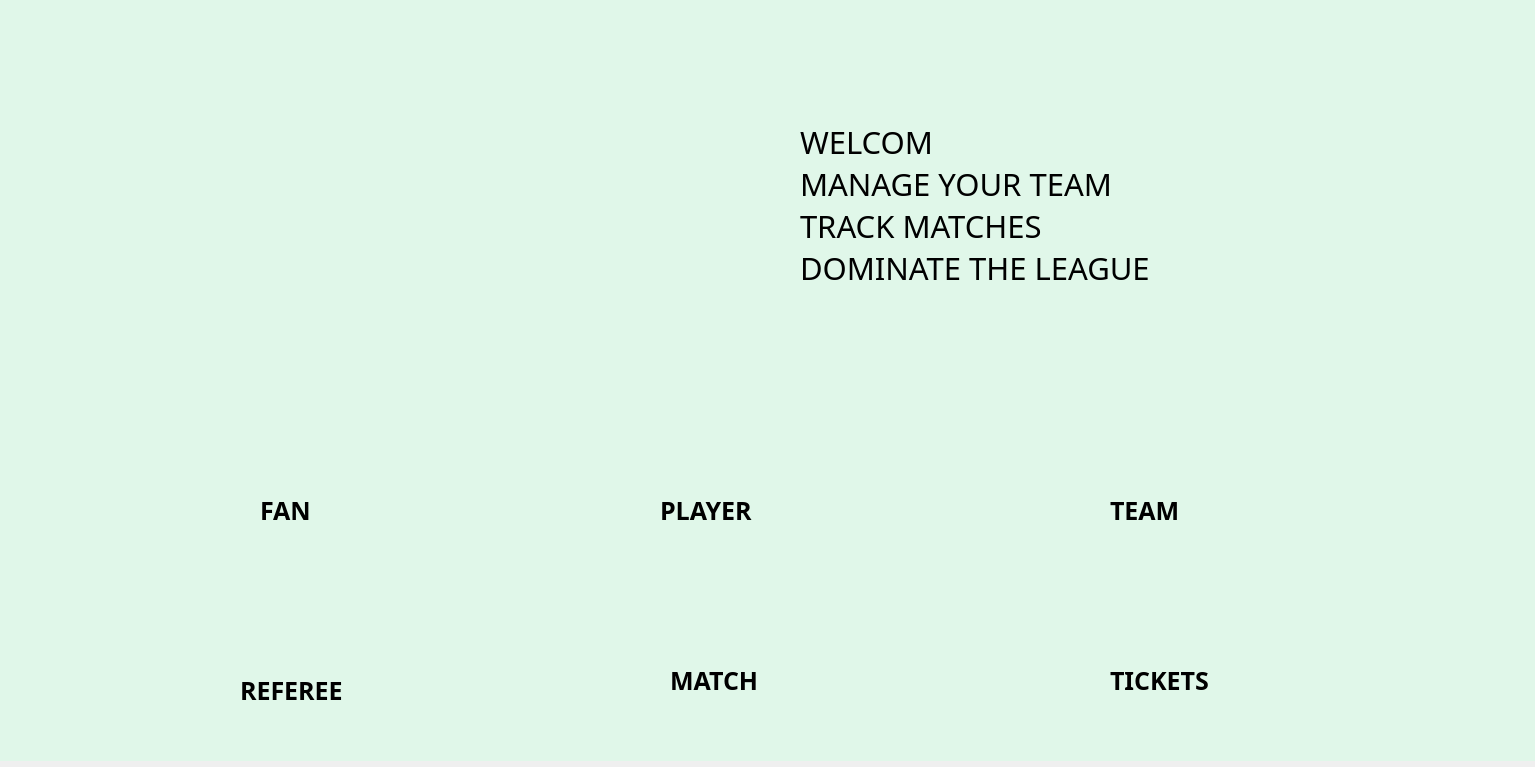
<?xml version="1.0" encoding="UTF-8"?>
<ui version="4.0">
 <class>welcom_page</class>
 <widget class="QWidget" name="welcom_page">
  <property name="geometry">
   <rect>
    <x>0</x>
    <y>0</y>
    <width>1535</width>
    <height>767</height>
   </rect>
  </property>
  <property name="windowTitle">
   <string>Form</string>
  </property>
  <widget class="QLabel" name="bg">
   <property name="geometry">
    <rect>
     <x>0</x>
     <y>0</y>
     <width>1551</width>
     <height>761</height>
    </rect>
   </property>
   <property name="styleSheet">
    <string notr="true">#bg {
  background-color: #e0f7e9;
}
</string>
   </property>
   <property name="text">
    <string/>
   </property>
  </widget>
  <widget class="QLabel" name="logo">
   <property name="geometry">
    <rect>
     <x>0</x>
     <y>0</y>
     <width>681</width>
     <height>381</height>
    </rect>
   </property>
   <property name="styleSheet">
    <string notr="true"/>
   </property>
   <property name="text">
    <string/>
   </property>
   <property name="pixmap">
    <pixmap resource="resource.qrc">:/img/img/logo_yedkom-removebg.png</pixmap>
   </property>
   <property name="scaledContents">
    <bool>true</bool>
   </property>
  </widget>
  <widget class="QPushButton" name="supporteur">
   <property name="geometry">
    <rect>
     <x>230</x>
     <y>350</y>
     <width>121</width>
     <height>141</height>
    </rect>
   </property>
   <property name="styleSheet">
    <string notr="true">#supporteur {
    border: none;
    qproperty-icon: url(:/img/img/2.png);
    qproperty-iconSize: 80px 80px; /* Ajuste la taille selon ton bouton */
}
</string>
   </property>
   <property name="text">
    <string/>
   </property>
  </widget>
  <widget class="QPushButton" name="arbitre">
   <property name="geometry">
    <rect>
     <x>240</x>
     <y>550</y>
     <width>121</width>
     <height>121</height>
    </rect>
   </property>
   <property name="styleSheet">
    <string notr="true">#arbitre {
    border: none;
    qproperty-icon: url(:/img/img/carte-jaune.png);
    qproperty-iconSize: 80px 80px; /* Ajuste la taille selon ton bouton */
}
</string>
   </property>
   <property name="text">
    <string/>
   </property>
  </widget>
  <widget class="QPushButton" name="joueur">
   <property name="geometry">
    <rect>
     <x>650</x>
     <y>360</y>
     <width>151</width>
     <height>121</height>
    </rect>
   </property>
   <property name="styleSheet">
    <string notr="true">#joueur
 {
    border: none;
    qproperty-icon: url(:/img/img/joueur-de-football.png);
    qproperty-iconSize: 80px 80px; /* Ajuste la taille selon ton bouton */
}
</string>
   </property>
   <property name="text">
    <string/>
   </property>
  </widget>
  <widget class="QPushButton" name="equipe">
   <property name="geometry">
    <rect>
     <x>1070</x>
     <y>360</y>
     <width>171</width>
     <height>121</height>
    </rect>
   </property>
   <property name="styleSheet">
    <string notr="true">#equipe {
    border: none;
    qproperty-icon: url(:/img/img/4.png);
    qproperty-iconSize: 80px 80px; /* Ajuste la taille selon ton bouton */
}
</string>
   </property>
   <property name="text">
    <string/>
   </property>
  </widget>
  <widget class="QPushButton" name="match">
   <property name="geometry">
    <rect>
     <x>650</x>
     <y>540</y>
     <width>151</width>
     <height>121</height>
    </rect>
   </property>
   <property name="styleSheet">
    <string notr="true">#match {
    border: none;
    qproperty-icon:url(:/img/img/3.png);
    qproperty-iconSize: 80px 80px; /* Ajuste la taille selon ton bouton */
}
</string>
   </property>
   <property name="text">
    <string/>
   </property>
  </widget>
  <widget class="QPushButton" name="billet">
   <property name="geometry">
    <rect>
     <x>1090</x>
     <y>540</y>
     <width>171</width>
     <height>131</height>
    </rect>
   </property>
   <property name="styleSheet">
    <string notr="true">#billet {
    border: none;
    qproperty-icon:url(:/img/img/billet.png);
    qproperty-iconSize: 80px 80px; /* Ajuste la taille selon ton bouton */
}
</string>
   </property>
   <property name="text">
    <string/>
   </property>
  </widget>
  <widget class="QLabel" name="label">
   <property name="geometry">
    <rect>
     <x>260</x>
     <y>490</y>
     <width>81</width>
     <height>41</height>
    </rect>
   </property>
   <property name="font">
    <font>
     <family>Sylfaen</family>
     <pointsize>19</pointsize>
     <bold>true</bold>
    </font>
   </property>
   <property name="text">
    <string>FAN</string>
   </property>
  </widget>
  <widget class="QLabel" name="label_2">
   <property name="geometry">
    <rect>
     <x>660</x>
     <y>490</y>
     <width>221</width>
     <height>41</height>
    </rect>
   </property>
   <property name="font">
    <font>
     <family>Sylfaen</family>
     <pointsize>19</pointsize>
     <bold>true</bold>
    </font>
   </property>
   <property name="text">
    <string>PLAYER</string>
   </property>
  </widget>
  <widget class="QLabel" name="label_3">
   <property name="geometry">
    <rect>
     <x>1110</x>
     <y>490</y>
     <width>221</width>
     <height>41</height>
    </rect>
   </property>
   <property name="font">
    <font>
     <family>Sylfaen</family>
     <pointsize>19</pointsize>
     <bold>true</bold>
    </font>
   </property>
   <property name="text">
    <string>TEAM</string>
   </property>
  </widget>
  <widget class="QLabel" name="label_4">
   <property name="geometry">
    <rect>
     <x>240</x>
     <y>670</y>
     <width>221</width>
     <height>41</height>
    </rect>
   </property>
   <property name="font">
    <font>
     <family>Sylfaen</family>
     <pointsize>19</pointsize>
     <bold>true</bold>
    </font>
   </property>
   <property name="text">
    <string>REFEREE</string>
   </property>
  </widget>
  <widget class="QLabel" name="label_5">
   <property name="geometry">
    <rect>
     <x>670</x>
     <y>660</y>
     <width>221</width>
     <height>41</height>
    </rect>
   </property>
   <property name="font">
    <font>
     <family>Sylfaen</family>
     <pointsize>19</pointsize>
     <bold>true</bold>
    </font>
   </property>
   <property name="text">
    <string>MATCH</string>
   </property>
  </widget>
  <widget class="QLabel" name="label_6">
   <property name="geometry">
    <rect>
     <x>1110</x>
     <y>660</y>
     <width>131</width>
     <height>41</height>
    </rect>
   </property>
   <property name="font">
    <font>
     <family>Sylfaen</family>
     <pointsize>19</pointsize>
     <bold>true</bold>
    </font>
   </property>
   <property name="text">
    <string>TICKETS</string>
   </property>
  </widget>
  <widget class="QLabel" name="label_7">
   <property name="geometry">
    <rect>
     <x>800</x>
     <y>90</y>
     <width>471</width>
     <height>271</height>
    </rect>
   </property>
   <property name="font">
    <font>
     <family>Sylfaen</family>
     <pointsize>23</pointsize>
    </font>
   </property>
   <property name="text">
    <string>WELCOM
MANAGE YOUR TEAM
TRACK MATCHES
DOMINATE THE LEAGUE
</string>
   </property>
  </widget>
 </widget>
 <resources>
  <include location="resource.qrc"/>
 </resources>
 <connections/>
</ui>
